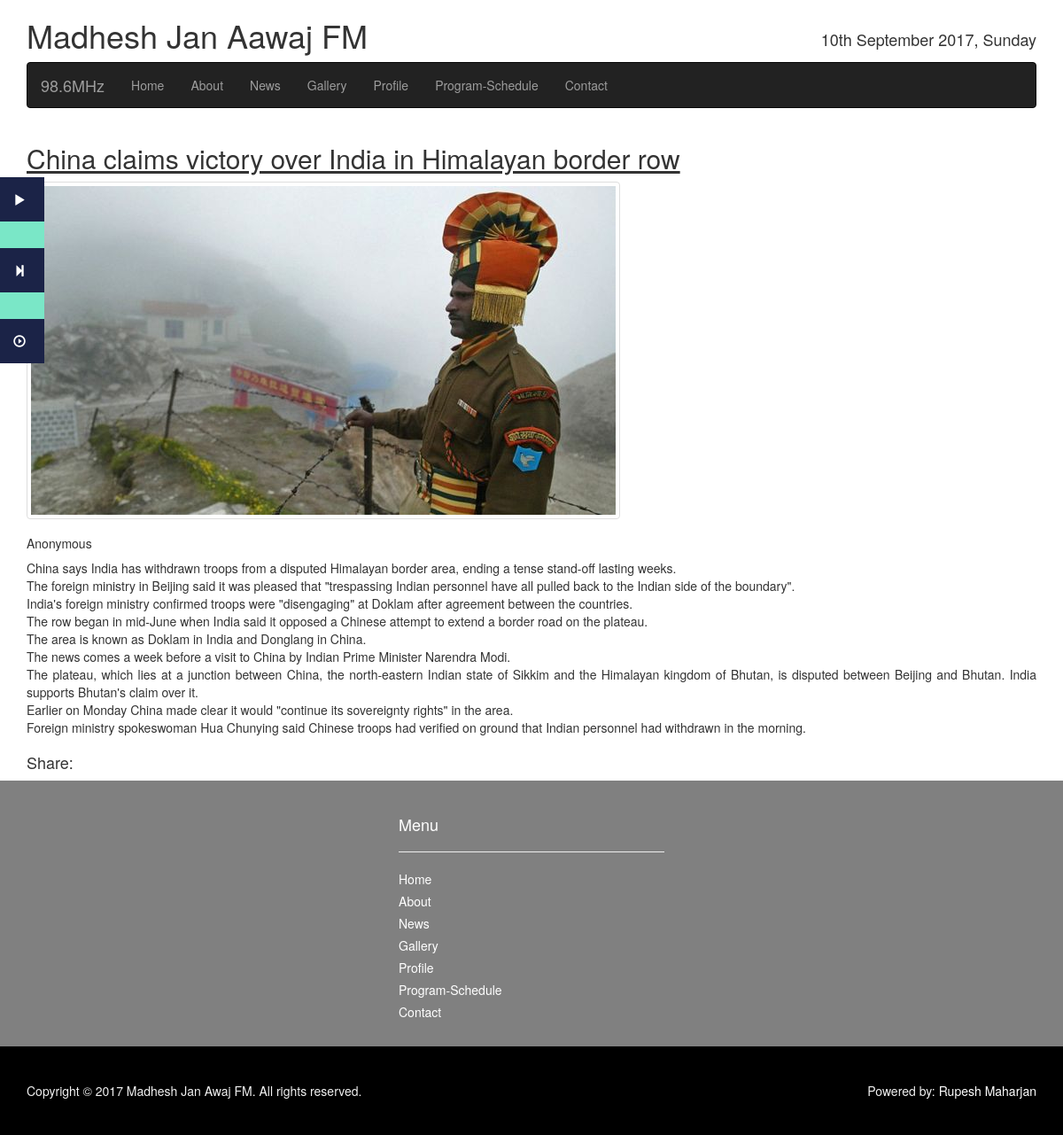
The page /fm_app/listsofnews/11 on the database its author committed.
### fm_app/models.py (models this page shows, shortened)
class Schedule(models.Model):
    host = models.CharField(max_length=256, null=False)
    title = models.CharField(max_length=256, null=False)
    start_time = models.TimeField(auto_now=False)
    end_time = models.TimeField(auto_now_add=False)
    day = models.ForeignKey('Day')

class NewsModel(models.Model):
    NEWS_TYPES = (
    ('SPORTS','Sports News'),
    ('LOCAL','Local News'),
    ('NATIONAL','National News'),
    ('INTERNATIONAL', 'International News'),
    )
    title = models.CharField(max_length=256)
    news = models.TextField()
    src_name = models.CharField(max_length=256, null=True, blank = True, default = 'Anonymous')
    image = models.ImageField(upload_to = 'images/news_img', null=True, blank=True)
    uploaded_date = models.DateTimeField(default = timezone.now)
    published_date = models.DateTimeField()
    newstype = models.CharField(max_length = 30, choices=NEWS_TYPES, default = 'SPORTS')
    flashNews = models.BooleanField(default=False)
    topNews = models.BooleanField(default=False)

### fm_app/views.py (the view)
# urls.py: url(r'^listsofnews/(?P<pk>\d+)$', views.NewsDetailView.as_view(), name='news_details'),
class NewsDetailView(generic.DetailView):
    context_object_name = 'news_details'
    model = models.NewsModel
    def get_context_data(self, **kwargs):
        context = super(NewsDetailView, self).get_context_data(**kwargs)
        context['nowplaying'] = models.Schedule.objects\
                                    .filter(day__name_of_day = today,
                                            end_time__gt = current_time)\
                                    .order_by('start_time')[:2]
        return context

### templates/fm_app/newsmodel_detail.html (shortened to what this page needs)
{% extends "fm_app/base.html" %}
{% block content %}
  <div style="float:left;">
    <h2><u>{{news_details.title}}</u></h2>
    {% if news_details.image %}
    <img class="thumbnail detail_thumbnail" src="{{ news_details.image.url }}" alt="img">
    {% endif %}
    <h5>{{news_details.src_name}}</h5>
    <p style="text-align:justify;">{{news_details.news|linebreaksbr}}</p>
  </div>
  <div style="float:left; width:100%;">
    <div style="float:left;margin-right:10px;">
      <h4>Share:</h4>
    </div>
</div>
{% endblock %}

### templates/fm_app/base.html (shortened to what this page needs)
<!DOCTYPE html>
{% load staticfiles %}
{% load tz %}
<html>
<head>
  <link rel="stylesheet" href="https://maxcdn.bootstrapcdn.com/bootstrap/3.3.7/css/bootstrap.min.css">
  <link rel="stylesheet" href="{% static 'fm_app/css/style.css' %}">
  <link rel="stylesheet" href="https://maxcdn.bootstrapcdn.com/bootstrap/3.3.7/css/bootstrap.min.css">
</head>
<body>
  <div class="constant">
      {% now 'P' as currtime %}
      {% for program in nowplaying %}
        {% if currtime >= program.start_time|time:"P" and currtime < program.end_time|time:"P" %}
                  <div class="nowplaying">
                    <div class="nowplaying_button">
                        <span class="glyphicon glyphicon-play"></span>
                    </div>
                    <div class="nowplaying_program_name">
                        <p>{{ program.title }}</p>
                    </div>
                  </div>
          {% else %}
                  <div class="nextplaying">
                    <div class="nextplaying_button">
                      <span class="glyphicon glyphicon-step-forward"></span>
                    </div>
                    <div class="nextplaying_program_name">
                    <p>@{{program.start_time}} {{ program.title }}</p>
                    </div>
                  </div>
        {% endif %}
      {% endfor %}
      <div class="fmradio">
        <div class="fmradio_btn">
          <span class="glyphicon glyphicon-play-circle"></span>
        </div>
    </div>
  </div>
  <div class="container">
    <h1 style="float:left;">Madhesh Jan Aawaj FM</h1>
    <h4 style="float:right; padding-top:25px;">{% now "jS F Y, l" %}</h4>
  </div>
  <div class="container">
    <nav class="navbar navbar-inverse">
      <a href="{% url 'homepage'%}" class="nav navbar-brand">98.6MHz</a>
      <ul class="nav navbar-nav navbar-left">
        <li class="nav navbar-link"><a href="{% url 'homepage'%}">Home</a></li>
        <li class="nav navbar-link"><a href="{% url 'fm_app:about' %}">About</a></li>
        <li class="nav navbar-link"><a href="{% url 'fm_app:listofnews' %}">News</a></li>
        <li class="nav navbar-link"><a href="{% url 'fm_app:gallery' %}">Gallery</a></li>
        <li class="nav navbar-link"><a href="{% url 'fm_app:profiles' %}">Profile</a></li>
        <li class="nav navbar-link"><a href="{% url 'fm_app:schedule'%}">Program-Schedule</a></li>
        <li class="nav navbar-link"><a href="{% url 'fm_app:contact'%}">Contact</a></li>
      </ul>
    </nav>
  </div>
  <div class="container">
    {% block content %}
    {% endblock %}
  </div>
  <div class="mini_content">
    <div class="container">
      <div class="calender">
      </div>
      <div class="menus_below">
        <h4>Menu</h4>
        <hr>
        <ul>
          <li><a href="{% url 'homepage'%}">Home</a></li>
          <li><a href="{% url 'fm_app:about' %}">About</a></li>
          <li><a href="{% url 'fm_app:listofnews' %}">News</a></li>
          <li><a href="{% url 'fm_app:gallery' %}">Gallery</a></li>
          <li><a href="{% url 'fm_app:profiles' %}">Profile</a></li>
          <li><a href="{% url 'fm_app:schedule'%}">Program-Schedule</a></li>
          <li><a href="{% url 'fm_app:contact'%}">Contact</a></li>
        </ul>
      </div>
      <div class="fb_block">
        <iframe src="https://www.facebook.com/plugins/page.php?href=https%3A%2F%2Fwww.facebook.com%2FMadhesh-Jan-Aawaj-FM-986-MHz-282602768538347%2F&tabs&width=380&height=300&small_header=false&adapt_container_width=true&hide_cover=false&show_facepile=true&appId" width="380" height="300" style="border:none;overflow:hidden" scrolling="no" frameborder="0" allowTransparency="true"></iframe>
      </div>
  </div>
  <div class="footer">
    <div class=" container">
      <p style="float: left;">Copyright &copy; 2017 Madhesh Jan Awaj FM. All rights reserved.</p>
      <p style="float:right;">Powered by: <a href="https://www.linkedin.com/in/rupesh-maharjan-882229146/" style="color: #fff; text-decoration: none;" target="_blank">Rupesh Maharjan</a></p>
    </div>
  </div>
</body>
</html>

### static/fm_app/css/style.css (style rules this page uses)
body { background: #fff; }
.detail_thumbnail { max-width: 100%; max-height: 450px; }
.mini_content { background: grey; }
.calender { float: left; width: 380px; height: 300px; padding: 15px; }
.menus_below { float: left; width: 380px; height: 300px; padding-left: 40px; padding-top: 40px; padding-right: 40px; }
.menus_below h4, .menus_below ul li a, .menus_below ul, .menus_below li { margin: 0px; padding: 0px; color: #fff; }
.menus_below ul li { list-style: none; margin-bottom: 5px; }
.fb_block { float: left; margin: auto; width: 380px; height: 300px; padding-top: 45px; }
.footer { background: #000; padding-top: 40px; height:100px; color: #f1f1f1; }
.constant { top:200px; left: -150px; position: fixed; width: 200px; background: #d5d5d5; z-index: 1; }
.nowplaying, .nextplaying, .fmradio { float: left; }
.nowplaying_program_name, .nextplaying_program_name { float: left; width: 100%; color: #171D1C; background: #7AE7C7; }
.nowplaying_button, .nextplaying_button, .fmradio_btn { float: left; padding-left: 15px; padding-top: 15px; width: 50px; height: 50px; background: #1B2347; color: #fff; }

### rows shown on the page
NewsModel: title "China claims victory over India in Himalayan border row", image (picture), src_name "Anonymous", news "China says India has withdrawn troops from a disputed Himalayan border area, ending a tense stand-off lasting weeks. The foreign ministry in Beijing said it was pleased that \"trespassing Indian personnel have all pulled back to the Indian side of the boundary\". India's foreign ministry confirmed troops were \"disengaging\" at Doklam after agreement between the countries. The row began in mid-June when India said it opposed a Chinese attempt to extend a border road on the plateau. The area is known as Doklam in India and Donglang in China. The news comes a week before a visit to China by Indian Prime Minister Narendra Modi. The plateau, which lies at a junction between China, the north-eastern…"
